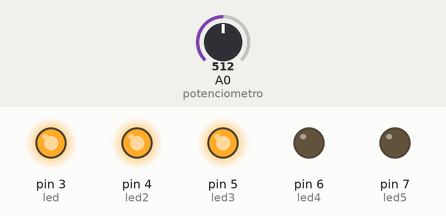
Recording of a sketch running on a simulated Arduino Uno, built with avr-gcc and run on an emulated ATmega328P. Shown: output pins drawn as LEDs (lit = HIGH). The inputs (shaded band) are chosen by the test bench; at power-on: A0 (potenciometro) = 512.

Above: at 1.2 s.
1.3 s: A0 (potenciometro) set to 593
2.8 s: A0 (potenciometro) set to 617
At 3.5 s:
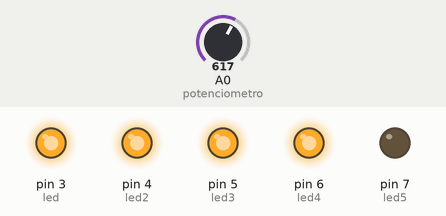
4.3 s: A0 (potenciometro) set to 796
5.8 s: A0 (potenciometro) set to 818
At 7.0 s:
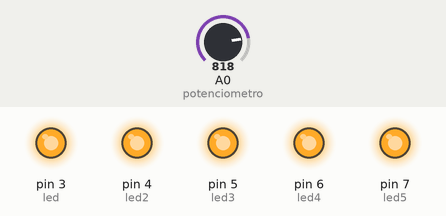
7.3 s: A0 (potenciometro) set to 306
At 8.3 s:
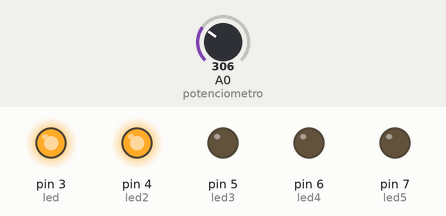
8.9 s: A0 (potenciometro) set to 391
10.4 s: A0 (potenciometro) set to 417
At 11.9 s:
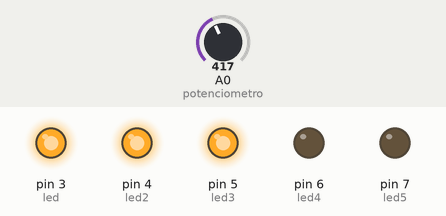
Timing chart, 0 to 12.9 s (numbered marks = the images above; inputs shaded):
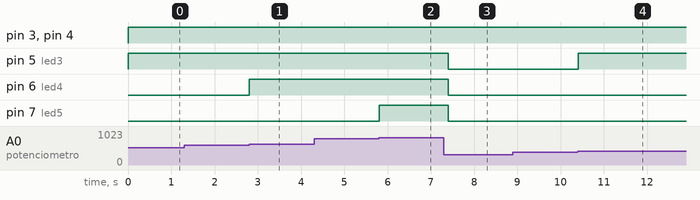

Measured:
- the behaviour switches between 603 and 604 on A0 (potenciometro) (found by bisection; images 0 and 1)
- the behaviour switches between 803 and 804 on A0 (potenciometro) (found by bisection; images 1 and 2)
- the behaviour switches between 403 and 404 on A0 (potenciometro) (found by bisection; images 3 and 4)
- after the input at 1.3 s, every drawn part: stays the same
- after the input at 2.8 s, pin 6 (led4): LOW → HIGH at once
- after the input at 4.3 s, every drawn part: stays the same
- after the input at 5.8 s, pin 7 (led5): LOW → HIGH at once
- after the input at 7.3 s, pin 5 (led3), pin 6 (led4), pin 7 (led5): HIGH → LOW after 0.11 s
- after the input at 8.9 s, every drawn part: stays the same
- after the input at 10.4 s, pin 5 (led3): LOW → HIGH at once

The sketch:

Entrada_Analoga.ino.ino
```cpp
/*********************************************Capitulo 4 - Entradas Analogas ******************************************************
*                                                                                                                                 *
*     En este cuarto capitulo aprenderemos a hacer a utilizar los pines Analogos de nuestra placa arduino Uno, la cual            *
*  tiene disponibles 6 pines analogos. Es importante saber que los pines analogos no necesitan declararse en el void setup        *
*  (Pines analogos A0,A1,A2,A3,A4,A5).                                                                                            *                                                                       *
*                                                                                                                                 *
*  Para lograr esto necesitaremos:                                                                                                *
*                                                                                                                                 *
*  -Placa arduino Uno                                                                                                             *
*  -5 LED                                                                                                                         *
*  -5 Resistencia de 1k ohm (Si no tienen de 1k pueden variar el valor entre 100 ohm a 2.2 K omh)                                 *
*  -Protoboard                                                                                                                    *
*                                                                                                                                 *
*                                                                                                                                 *
*                                                                                                                                 *
*                                                                                                              Facebook: ESociety *
*                                                                                                              GitHub: eSociety97 *
*                                                                                                                                 *
*                                                         #NuncaDejenDeCrear                                                      *
***********************************************************************************************************************************/

int led = 3; // Declaramos nuestra variable que usaremos para el led
int led2 = 4;// Declaramos nuestra variable que usaremos para el led2
int led3 = 5;// Declaramos nuestra variable que usaremos para el led3
int led4 = 6;// Declaramos nuestra variable que usaremos para el led4
int led5 = 7;// Declaramos nuestra variable que usaremos para el led5

int potenciometro = 0;  //Declaramos nuestra variable que usaremos para el potenciometro
int valor;  //Declaramos la variable que almacenara el valor del potenciometro

void setup(){
  pinMode(led,OUTPUT); //Declaramos como pin de salida la variable led
  pinMode(led2,OUTPUT); //Declaramos como pin de salida la variable led2
  pinMode(led3,OUTPUT); //Declaramos como pin de salida la variable led3
  pinMode(led4,OUTPUT); //Declaramos como pin de salida la variable led4
  pinMode(led5,OUTPUT); //Declaramos como pin de salida la variable led5
  }
void loop(){
valor  = analogRead(potenciometro)/4;// Almacenamos el valor de lectura del potenciometro
//Lo dividimos en 4 ya que la funcion analogRead permite un rango de 0-255 (1024/4 = 256)

//Comparamos nuestra variable valor para ir encendiendo nuestros ledes o apagandolos.

//Si Valor es igual a 0 entonces todos los ledes se apagan
if(valor == 0){
  digitalWrite(led,LOW);
  digitalWrite(led2,LOW);
  digitalWrite(led3,LOW);
  digitalWrite(led4,LOW);
  digitalWrite(led5,LOW);
  }
//Si valor es mayor a 0 se enciende el primer led
if(valor > 0){
  digitalWrite(led,HIGH); //encendemos el led
  }
//De lo contrario se apagara
  else{
   digitalWrite(led,LOW); //Apagamos el led
    }
 //Si valor alcanzo la cantidad de 32 entonces
if(valor > 32){
  digitalWrite(led2,HIGH);  //encendemos el led2
  }
 //De lo contrario
  else{
   digitalWrite(led2,LOW);  //Apagamos el led2
    }

//Si valor alcanzo la cantidad de 100 entonces
if(valor > 100){
  digitalWrite(led3,HIGH); //encendemos el led3
  }
  else{
   digitalWrite(led3,LOW); //Apagamos el led3
    }

 //Si valor alcanzo la cantidad de 150 entonces
 if(valor > 150){
  digitalWrite(led4,HIGH);  //encendemos el led4
  }
  else{
   digitalWrite(led4,LOW); //Apagamos el led4
    }

 //Si valor alcanzo la cantidad de 200 entonces
if(valor > 200){
  digitalWrite(led5,HIGH);  //encendemos el led5
  }
  else{
   digitalWrite(led5,LOW);  //Apagamos el led5
    }
//Damos un tiempo de 200 milisegundos
delay(200);
}
```
